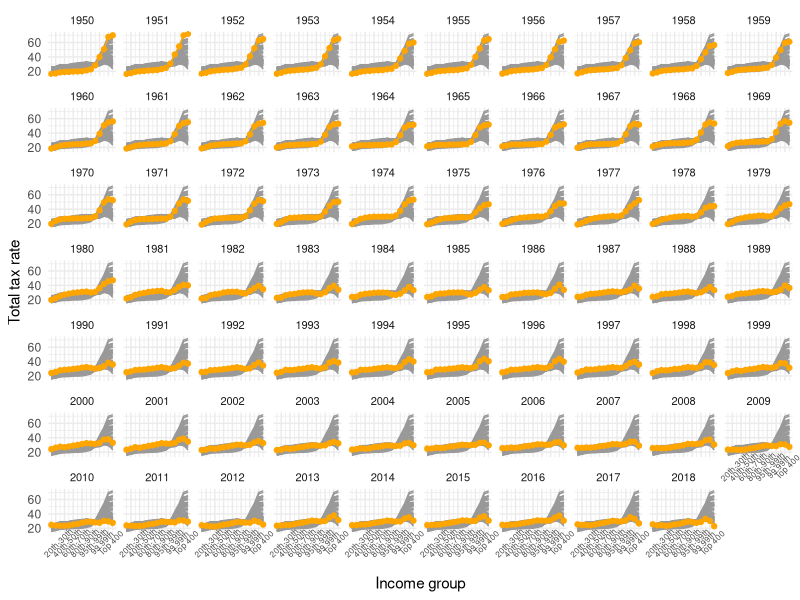

Here is the R script that generated this plot:
## Tax data from NYT article

## data scraped from https://www.nytimes.com/interactive/2019/10/06/opinion/income-tax-rate-wealthy.html
## https://gist.github.com/dill/508532714cd58398aaf90a0723efd2fd
# load data scraped from SVG
tax <- readLines("data/taxdat.dat")


taxy <- c()
for(i in 1:length(tax)){
  tt <- tax[i]
  # split to x,y pairs
  tt <- strsplit(tt, " ")[[1]]
  # remove SVG nonsense
  tt <- sub("M", "", tt)
  tt <- sub("L", "", tt)
  # split the x and y coords
  tt <- strsplit(tt, ",")
  # make them numeric
  tt <- lapply(tt, as.numeric)
  # format to 2 column matrix
  tt <- matrix(unlist(tt), ncol=2, byrow=TRUE)
  tt <- as.data.frame(tt)
  # add column names
  names(tt) <- c("income_group", "total_tax_rate")
  # just code income group as numeric and label later
  tt$income_group <- 1:length(tt$income_group)
  # work out the year
  tt$year <- 1949+i
  # add to the data
  taxy <- rbind.data.frame(taxy, tt)
}

# now need to transform the data

# y axis
# from the article text:
# 1950 top rate was 70%
# 2018 top rate was 23%
# 271 is the height of the figure, currently total_tax_rate is
#  recorded as "distance from the top"
taxy$total_tax_rate <- 271 - taxy$total_tax_rate
top_2018 <- taxy[taxy$year==2018,]$total_tax_rate[15]
top_1950 <- taxy[taxy$year==1950,]$total_tax_rate[15]
scale <- (70-23)/(top_1950-top_2018)

# scale starts at 10, so our final number is
taxy$total_tax_rate <- taxy$total_tax_rate*scale + 10

tax <- taxy

# done save RData
save(tax, file="data/taxdata.RData")


# duplicate to get the "background" lines
tax2 <- tax
tax2$year2 <- tax2$year
tax2$year <- NULL

# make labels and breaks for plot
xlabs <- c("0-10th", "20th-30th", "40th-50th", "60th-70th", "80th-90th", "95th-99th", "99.99th", "Top 400")
xbr <- seq(0, 14, 2)

# make a goofy plot
library(ggplot2)
p <- ggplot(tax) +
  geom_line(aes(x=income_group, y=total_tax_rate, group=year2), colour="grey60", data=tax2) +
  geom_point(aes(x=income_group, y=total_tax_rate), colour="orange") +
  geom_line(aes(x=income_group, y=total_tax_rate), colour="orange") +
  labs(x="Income group", y="Total tax rate") +
  scale_x_continuous(labels=xlabs, breaks=xbr) +
  theme_minimal() +
  theme(strip.text.x = element_text(size = 8),
        axis.text.x = element_text(size = 6, angle=45)) +
  facet_wrap(~year, ncol=10)
#print(p)
ggsave(p, width=20, height=8, file="plot.pdf")

